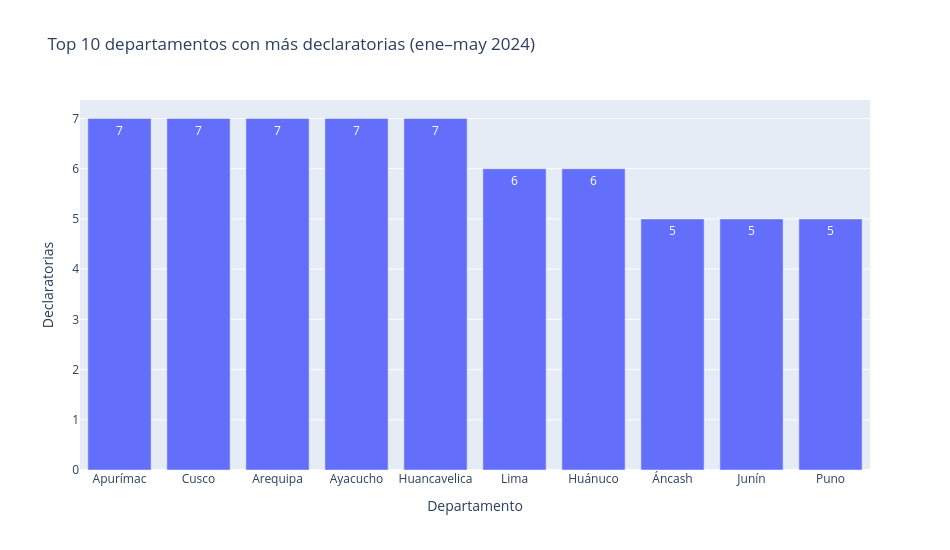

The notebook cell saved with this chart:
### Code cell
top10 = tabla_final.sort_values("declaratorias", ascending=False).head(10)

fig_barras = px.bar(
    top10, x="departamento", y="declaratorias", text="declaratorias",
    title="Top 10 departamentos con más declaratorias (ene–may 2024)",
    labels={"departamento": "Departamento", "declaratorias": "Declaratorias"},
)
fig_barras.update_layout(width=950, height=550)
fig_barras.show()

fig_barras.write_image("graficos/top10.png")
display(Image("graficos/top10.png"))

### Figure 1 — Plotly figure (JSON) as saved in the notebook; plotly's stock layout.template omitted (floating-point values rounded to 4 significant figures)
{"data": [{"hovertemplate": "Departamento=%{x}<br>Declaratorias=%{text}<extra></extra>", "legendgroup": "", "marker": {"color": "#636efa", "pattern": {"shape": ""}}, "name": "", "orientation": "v", "showlegend": false, "text": [7.0, 7.0, 7.0, 7.0, 7.0, 6.0, 6.0, 5.0, 5.0, 5.0], "textposition": "auto", "type": "bar", "x": ["Apurímac", "Cusco", "Arequipa", "Ayacucho", "Huancavelica", "Lima", "Huánuco", "Áncash", "Junín", "Puno"], "xaxis": "x", "y": [7, 7, 7, 7, 7, 6, 6, 5, 5, 5], "yaxis": "y"}], "layout": {"barmode": "relative", "height": 550, "legend": {"tracegroupgap": 0}, "title": {"text": "Top 10 departamentos con más declaratorias (ene–may 2024)"}, "width": 950, "xaxis": {"anchor": "y", "domain": [0, 1], "title": {"text": "Departamento"}}, "yaxis": {"anchor": "x", "domain": [0, 1], "title": {"text": "Declaratorias"}}}}
